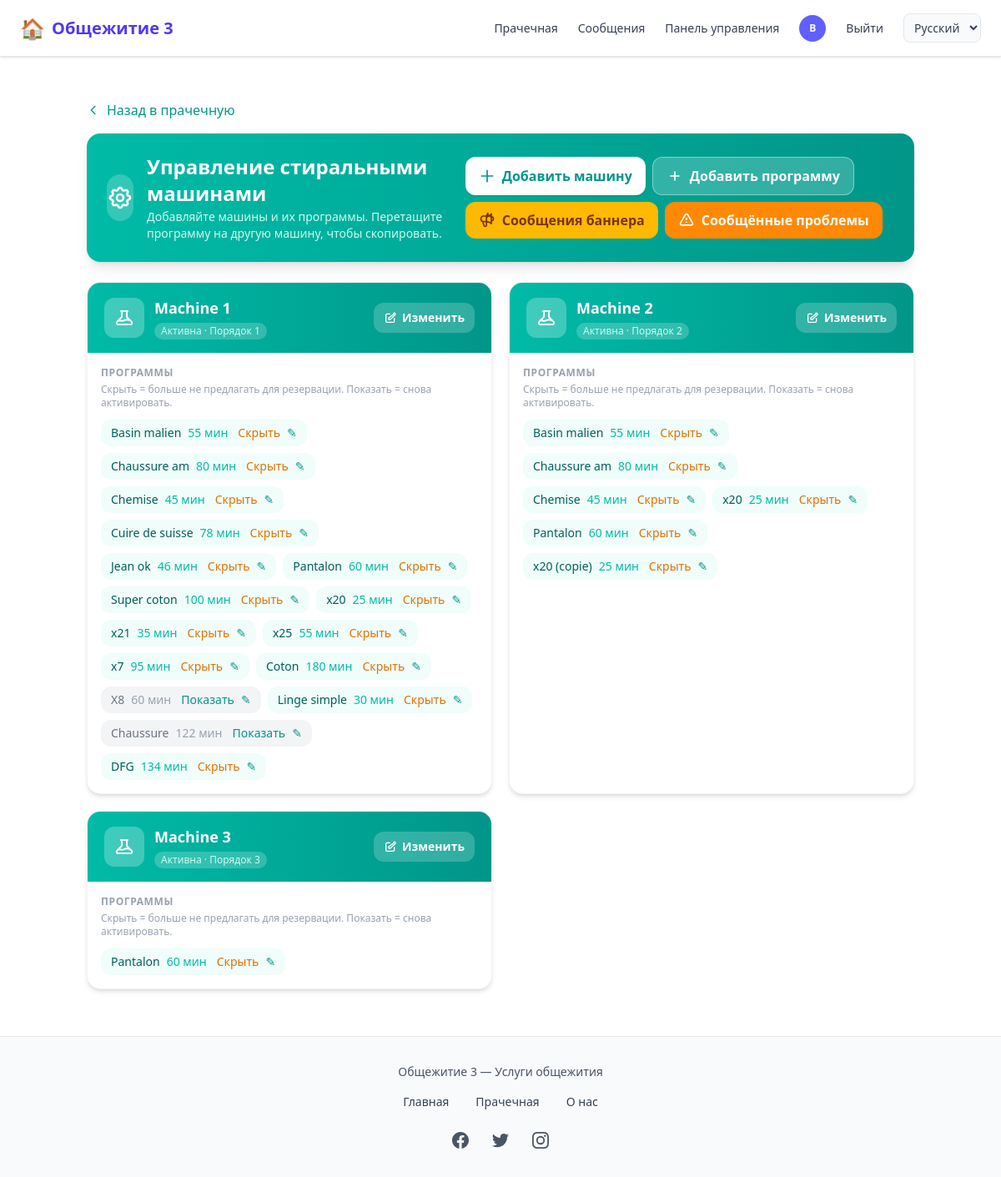
/laverie/agent/machines/ (signed in), run on the app's committed database.
### comptes/models.py (models this page shows, shortened)
class CustomUser(AbstractUser):
    USER_TYPES = (
        ('ADMIN', 'Administrateur'),
        ('client', 'Client'),
        ('vendeur', 'Vendeur'),
        ('coursier', 'Coursier'),
    )
    user_type = models.CharField(max_length=22, choices=USER_TYPES, default="client")
    email = models.EmailField('Adresse email', unique=True,max_length=50)
    telephone = models.CharField(max_length=20, unique=True, blank=True)
    photo = models.ImageField(upload_to=user_photo_upload_to, null=True, blank=True)
    is_premium = models.BooleanField(default=False)
    GENRE = (('masculin', 'Masculin'), ('feminin', 'Féminin'))
    genre = models.CharField(max_length=22, choices=GENRE, null=True, blank=True)
    date_inscription = models.DateField(auto_now_add=True)
    latitude = models.DecimalField(max_digits=9, decimal_places=6, blank=True, null=True)
    longitude = models.DecimalField(max_digits=9, decimal_places=6, blank=True, null=True)
    last_activity = models.DateTimeField(null=True, blank=True, verbose_name="Dernière activité")
    REQUIRED_FIELDS = ['email', 'user_type']

### laverie/models.py (models this page shows, shortened)
class Machine(models.Model):
    nom = models.CharField(max_length=100, help_text="Ex: Machine 1, Lave-linge A")
    ordre = models.PositiveSmallIntegerField(default=0, help_text="Ordre d'affichage")
    active = models.BooleanField(default=True)
    date_creation = models.DateTimeField(auto_now_add=True)
    class Meta:
        ordering = ['ordre', 'nom']

class FonctionMachine(models.Model):
    machine = models.ForeignKey(Machine, on_delete=models.CASCADE, related_name='fonctions')
    nom = models.CharField(max_length=80, help_text="Ex: Coton, Jeans, Délicat")
    duree_minutes = models.PositiveIntegerField(help_text="Durée du cycle en minutes")
    ordre = models.PositiveSmallIntegerField(default=0)
    active = models.BooleanField(default=True)
    class Meta:
        ordering = ['machine', 'ordre', 'nom']
        unique_together = [['machine', 'nom']]

### laverie/views.py (the view)
# urls.py: path('agent/machines/', views.agent_machines, name='agent_machines'),
@login_required
def agent_machines(request):
    if not is_agent(request.user):
        messages.error(request, 'Accès réservé aux agents.')
        return redirect('laverie:accueil')
    machines = Machine.objects.all().prefetch_related('fonctions').order_by('ordre', 'nom')
    return render(request, 'laverie/agent/machines.html', {'machines': machines})

### comptes/context_processors.py (called while the page is built)
def laverie_i18n_context(request):
    lang = getattr(request, 'LANGUAGE_CODE', None) or 'ru'
    return {'laverie_i18n': LAVERIE_I18N.get(lang, LAVERIE_I18N['en'])}

def notifications_context(request):
    context = {
        'pending_orders_count': 0,
        'packaged_orders_count': 0,
        'unread_messages_count': 0,
    }
    if request.user.is_authenticated:
        from chat.models import Message, Conversation
        conversations = Conversation.objects.filter(
            Q(participant1=request.user) | Q(participant2=request.user)
        )
        context['unread_messages_count'] = Message.objects.filter(
            Q(conversation__in=conversations) & ~Q(sender=request.user),
            lu=False
        ).count()
    return context

### laverie/models.py (called while the page is built)
    @classmethod
    def marquer_tickets_termines(cls):
        from django.utils import timezone
        now = timezone.now()
        return cls.objects.filter(
            statut__in=('reserve', 'en_cours'),
            fin__lt=now,
        ).update(statut='termine')

    @classmethod
    def marquer_tickets_en_cours(cls):
        from django.utils import timezone
        now = timezone.now()
        return cls.objects.filter(
            statut='reserve',
            debut__lte=now,
            fin__gte=now,
        ).update(statut='en_cours')

### laverie/views.py (called while the page is built)
def is_agent(user):
    return user.is_authenticated and user.user_type == 'ADMIN'

### templates/laverie/agent/machines.html (shortened to what this page needs)
{% extends 'home.html' %}
{% load static %}
{% load i18n %}
{% block contenu %}
<div class="max-w-5xl mx-auto py-4 sm:py-6 px-3 sm:px-4">
    <a href="{% url 'laverie:accueil' %}" class="inline-flex items-center gap-2 text-teal-600 hover:text-teal-700 font-medium mb-4">
        <svg class="w-4 h-4" fill="none" stroke="currentColor" viewBox="0 0 24 24"><path stroke-linecap="round" stroke-linejoin="round" stroke-width="2" d="M15 19l-7-7 7-7"/></svg>
        {% trans "Back to laundry room" %}
    </a>
    <div class="bg-gradient-to-r from-teal-500 to-teal-600 rounded-2xl shadow-lg p-5 sm:p-6 mb-6 text-white">
        <div class="flex flex-col sm:flex-row justify-between items-start sm:items-center gap-4">
            <div class="flex items-center gap-4">
                <div class="w-14 h-14 rounded-2xl bg-white/20 flex items-center justify-center">
                </div>
                <div>
                    <h1 class="text-xl sm:text-2xl font-bold">{% trans "Manage machines" %}</h1>
                    <p class="text-teal-100 text-sm mt-0.5">{% trans "Add machines and their programs. Drag a program onto another machine to copy it." %}</p>
                </div>
            </div>
            <div class="flex flex-wrap gap-2">
                <a href="{% url 'laverie:agent_machine_ajout' %}" class="bg-white text-teal-600 hover:bg-teal-50 px-4 py-2.5 rounded-xl font-semibold transition shadow inline-flex items-center gap-2">
                    <svg class="w-5 h-5" fill="none" stroke="currentColor" viewBox="0 0 24 24"><path stroke-linecap="round" stroke-linejoin="round" stroke-width="2" d="M12 4v16m8-8H4"/></svg>
                    {% trans "Add machine" %}
                </a>
                <a href="{% url 'laverie:agent_fonction_ajout' %}" class="bg-white/20 hover:bg-white/30 text-white border border-white/40 px-4 py-2.5 rounded-xl font-semibold transition inline-flex items-center gap-2">
                    <svg class="w-5 h-5" fill="none" stroke="currentColor" viewBox="0 0 24 24"><path stroke-linecap="round" stroke-linejoin="round" stroke-width="2" d="M12 6v6m0 0v6m0-6h6m-6 0H6"/></svg>
                    {% trans "Add program" %}
                </a>
            <a href="{% url 'laverie:agent_messages' %}" class="bg-amber-400 hover:bg-amber-500 text-amber-900 px-4 py-2.5 rounded-xl font-semibold transition inline-flex items-center gap-2">
                {% trans "Banner messages" %}
            </a>
            <a href="{% url 'signalements:agent_liste' %}" class="bg-orange-400 hover:bg-orange-500 text-white px-4 py-2.5 rounded-xl font-semibold transition inline-flex items-center gap-2">
                <svg class="w-5 h-5" fill="none" stroke="currentColor" viewBox="0 0 24 24"><path stroke-linecap="round" stroke-linejoin="round" stroke-width="2" d="M12 9v2m0 4h.01m-6.938 4h13.856c1.54 0 2.502-1.667 1.732-3L13.732 4c-.77-1.333-2.694-1.333-3.464 0L3.34 16c-.77 1.333.192 3 1.732 3z"/></svg>
                {% trans "Reported issues" %}
            </a>
        </div>
        </div>
    </div>
    {% if machines %}
    <div class="grid gap-5 sm:grid-cols-2">
        {% for m in machines %}
        <article class="machine-drop-zone bg-white rounded-2xl shadow-md border border-gray-100 overflow-hidden transition hover:shadow-lg" data-machine-id="{{ m.pk }}">
            <div class="bg-gradient-to-r from-teal-500 to-teal-600 px-5 py-4">
                <div class="flex items-center justify-between">
                    <div class="flex items-center gap-3">
                        <div class="w-12 h-12 rounded-xl bg-white/25 flex items-center justify-center">
                        </div>
                        <div>
                            <h2 class="text-lg font-bold text-white">{{ m.nom }}</h2>
                            <span class="inline-flex items-center gap-1.5 mt-1 text-xs font-medium {% if m.active %}text-teal-100 bg-white/20{% else %}text-red-100 bg-red-500/30{% endif %} px-2 py-0.5 rounded-full">
                                {% if m.active %}{% trans "Active" %}{% else %}{% trans "Inactive" %}{% endif %} · {% trans "Order" %} {{ m.ordre }}
                            </span>
                        </div>
                    </div>
                    <a href="{% url 'laverie:agent_machine_modifier' m.pk %}" class="bg-white/20 hover:bg-white/30 text-white px-3 py-2 rounded-xl text-sm font-semibold transition inline-flex items-center gap-1.5">
                        <svg class="w-4 h-4" fill="none" stroke="currentColor" viewBox="0 0 24 24"><path stroke-linecap="round" stroke-linejoin="round" stroke-width="2" d="M11 5H6a2 2 0 00-2 2v11a2 2 0 002 2h11a2 2 0 002-2v-5m-1.414-9a2 2 0 112.828 2.828L11.828 15H9v-2.828L18.172 5.172z"/></svg>
                        {% trans "Edit" %}
                    </a>
                </div>
            </div>
            <div class="p-4">
                <p class="text-xs font-semibold text-gray-400 uppercase tracking-wider mb-1">{% trans "Programs" %}</p>
                <p class="text-xs text-gray-400 mb-3">{% trans "Hide = no longer offer for reservation. Show = reactivate." %}</p>
                {% if m.fonctions.all %}
                <ul class="flex flex-wrap gap-2">
                    {% for f in m.fonctions.all %}
                    <li class="fonction-draggable inline-flex items-center gap-2 px-3 py-1.5 rounded-xl text-sm font-medium cursor-grab active:cursor-grabbing {% if f.active %}bg-teal-50 text-teal-800{% else %}bg-gray-100 text-gray-500{% endif %}" draggable="true" data-fonction-id="{{ f.pk }}" data-machine-id="{{ m.pk }}" title="{% trans 'Drag to another machine to copy' %}">
                        <span class="select-none">{{ f.nom }}</span>
                        <span class="{% if f.active %}text-teal-500{% else %}text-gray-400{% endif %}">{{ f.duree_minutes }} {% trans "min" %}</span>
                        {% if f.active %}
                        <a href="{% url 'laverie:agent_fonction_toggle_active' f.pk %}" class="ml-1 text-amber-600 hover:text-amber-700" title="{% trans 'Hide this program' %}">{% trans "Hide" %}</a>
                        {% else %}
                        <a href="{% url 'laverie:agent_fonction_toggle_active' f.pk %}" class="ml-1 text-teal-600 hover:text-teal-700" title="{% trans 'Show this program' %}">{% trans "Show" %}</a>
                        {% endif %}
                        <a href="{% url 'laverie:agent_fonction_modifier' f.pk %}" class="text-teal-600 hover:text-teal-700" title="{% trans 'Edit' %}">&#9998;</a>
                    </li>
                    {% endfor %}
                </ul>
                {% else %}
                <p class="text-gray-400 text-sm">{% trans "Drop a program here to copy it." %} <a href="{% url 'laverie:agent_fonction_ajout' %}" class="text-teal-600 hover:text-teal-700 font-medium">{% trans "Add some" %}</a></p>
                {% endif %}
            </div>
        </article>
        {% endfor %}
    </div>
    {% endif %}
</div>
{% endblock %}

### templates/nav_footer/nav.html (shortened to what this page needs)
{% load static %}
{% load i18n %}
<nav class="hidden md:flex fixed top-0 left-0 w-full z-50 bg-white border-b border-gray-200 shadow-sm">
  <div class="flex items-center justify-between w-full max-w-7xl mx-auto px-6 py-4">
    <a href="{% url 'home' %}"
       class="flex items-center space-x-2 text-indigo-600 text-xl font-semibold hover:opacity-90 transition">
      <span class="text-2xl">🏠</span>
      <span>{% trans "Dortoir 3" %}</span>
    </a>
    <div class="flex items-center space-x-6 text-sm font-medium">
      <a href="{% url 'laverie:accueil' %}"
         class="text-gray-700 hover:text-indigo-500 transition">
        {% trans "Laverie" %}
      </a>
      {% if user.is_authenticated %}
        <a href="{% url 'chat:mes_conversations' %}"
           class="relative text-gray-700 hover:text-indigo-500 transition"
           id="nav-link-messages-desktop">
          {% trans "Messages" %}
        </a>
        {% if user.user_type == 'ADMIN' %}
          <a href="{% url 'dashboard' %}"
             class="text-gray-700 hover:text-indigo-500 transition">
            {% trans "Dashboard" %}
          </a>
        {% endif %}
        <a href="{% url 'profile' %}" class="flex items-center">
          {% if user.photo %}
            <img src="{{ user.photo.url }}"
                 class="w-8 h-8 rounded-full object-cover border">
          {% else %}
            <div class="w-8 h-8 rounded-full bg-indigo-500 flex items-center justify-center text-white text-xs font-bold">
              {{ user.first_name|first|default:user.email|first|upper }}
            </div>
          {% endif %}
        </a>
        <a href="{% url 'logout' %}"
           class="text-gray-700 hover:text-red-500 transition">
          {% trans "Log out" %}
        </a>
      {% else %}
        <a href="{% url 'login' %}"
           class="text-gray-700 hover:text-indigo-500 transition">
          {% trans "Log in" %}
        </a>
      {% endif %}
      <form action="{% url 'set_language' %}" method="post" class="inline" id="lang-form-desktop">
        <select name="language" onchange="this.form.submit()" class="text-sm border border-gray-200 rounded-lg px-2 py-1.5 bg-gray-50 text-gray-700 cursor-pointer">
          {% get_current_language as CURRENT_LANG %}
          {% for code, name in LANGUAGES %}
          <option value="{{ code }}" {% if code == CURRENT_LANG %}selected{% endif %}>{{ name }}</option>
          {% endfor %}
        </select>
      </form>
    </div>
  </div>
</nav>
            {% get_current_language as CURRENT_LANG %}

### data on the page
CustomUser: first_name|first "B"
Machine: nom "Machine 1", ordre "1"
FonctionMachine: nom "Basin malien", duree_minutes "55"
FonctionMachine: nom "Chaussure am", duree_minutes "80"
FonctionMachine: nom "Chemise", duree_minutes "45"
FonctionMachine: nom "Cuire de suisse", duree_minutes "78"
FonctionMachine: nom "Jean ok", duree_minutes "46"
FonctionMachine: nom "Pantalon", duree_minutes "60"
FonctionMachine: nom "Super coton", duree_minutes "100"
FonctionMachine: nom "x20", duree_minutes "25"
FonctionMachine: nom "x21", duree_minutes "35"
FonctionMachine: nom "x25", duree_minutes "55"
FonctionMachine: nom "x7", duree_minutes "95"
FonctionMachine: nom "Coton", duree_minutes "180"
FonctionMachine: nom "X8", duree_minutes "60"
FonctionMachine: nom "Linge simple", duree_minutes "30"
FonctionMachine: nom "Chaussure", duree_minutes "122"
FonctionMachine: nom "DFG", duree_minutes "134"
Machine: nom "Machine 2", ordre "2"
FonctionMachine: nom "Basin malien", duree_minutes "55"
FonctionMachine: nom "Chaussure am", duree_minutes "80"
FonctionMachine: nom "Chemise", duree_minutes "45"
FonctionMachine: nom "x20", duree_minutes "25"
FonctionMachine: nom "Pantalon", duree_minutes "60"
FonctionMachine: nom "x20 (copie)", duree_minutes "25"
Machine: nom "Machine 3", ordre "3"
FonctionMachine: nom "Pantalon", duree_minutes "60"

### other printed values
form field language "Русский"
